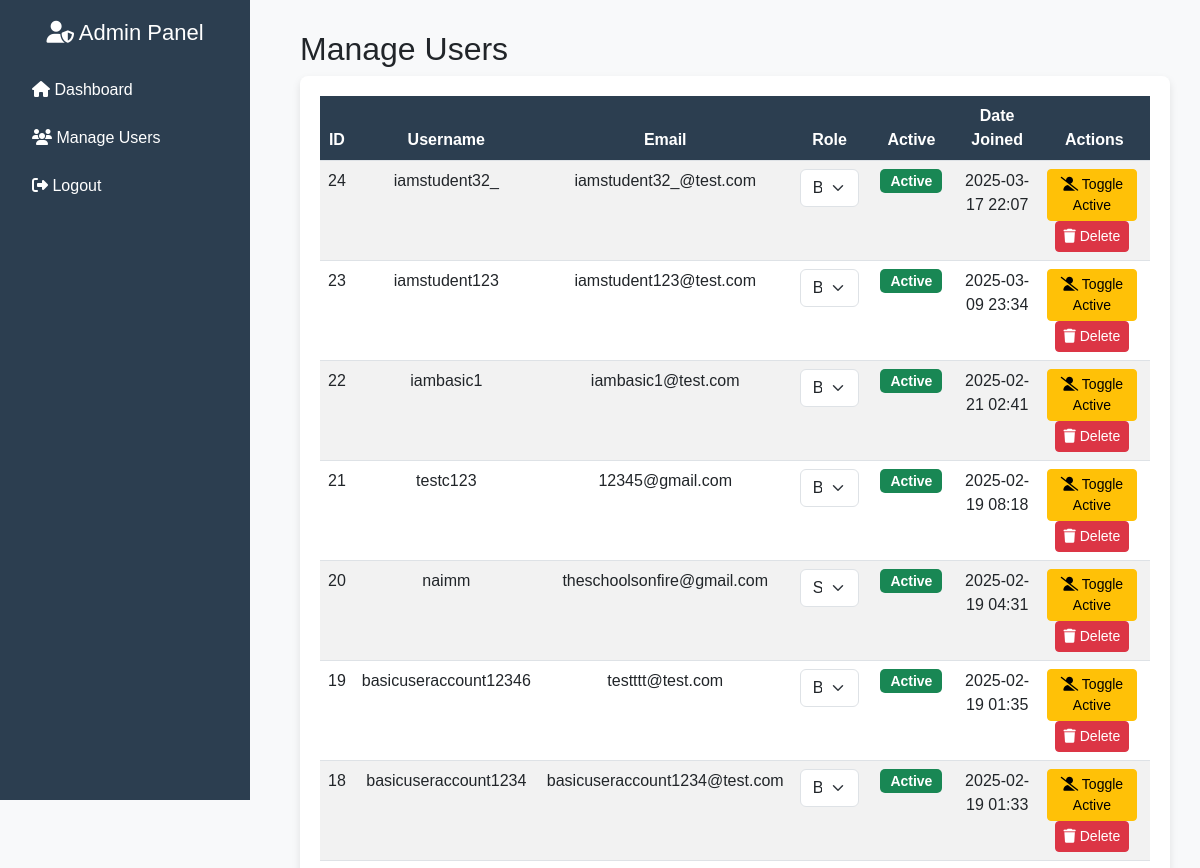
Page /accounts/admin/users/ (signed in, upper part) on the earlier database version.
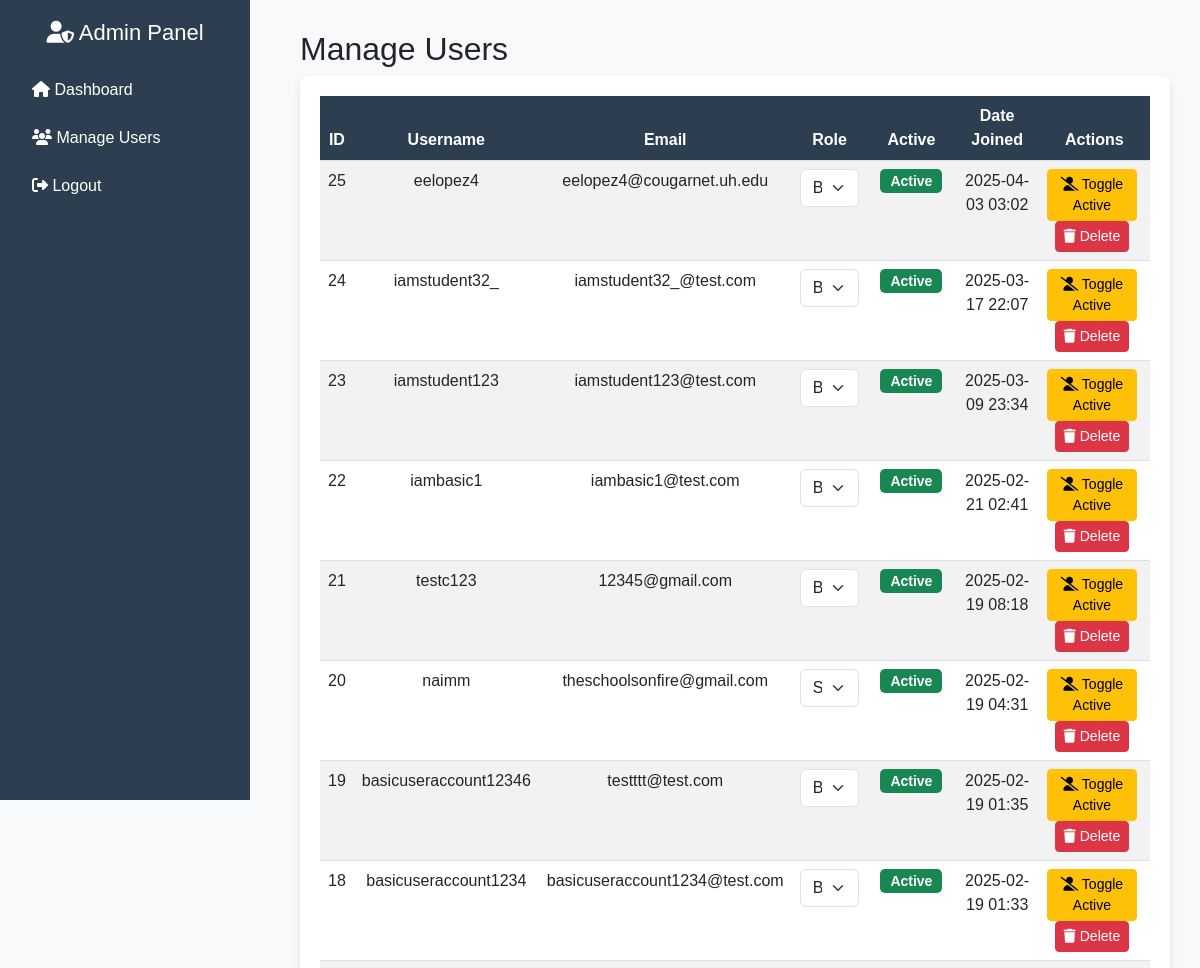
Same page on the later database version.
### accounts/models.py (models this page shows, shortened)
class User(AbstractUser):
    ROLE_CHOICES = [
        ('basic', 'Basic'),
        ('staff', 'Staff'),
        ('admin', 'Admin'),
    ]
    role = models.CharField(max_length=10, choices=ROLE_CHOICES, default='basic')

### accounts/views.py (the view)
# urls.py: path('admin/users/', admin_users_view, name='admin_users'), # accounts url
@login_required
def admin_users_view(request):
    if request.user.role == "admin":  # Only admins can access this
        users = User.objects.all().order_by('-date_joined')  # Fetch all users for admin view
        return render(request, 'accounts/admin_users.html', {'users': users})
    elif request.user.role == "staff":  # If the user is staff
        users = User.objects.filter(role__in=["basic", "staff"]).order_by('-date_joined')
        return render(request, 'accounts/staff_users.html', {'users': users})
    else:
        return redirect('/accounts/basic_home/')

### accounts/templates/accounts/admin_users.html (shortened to what this page needs)
<!DOCTYPE html>
<html lang="en">
<head>
    <link href="https://cdn.jsdelivr.net/npm/bootstrap@5.3.0/dist/css/bootstrap.min.css" rel="stylesheet">
</head>
<body>
    <div class="sidebar">
        <h2><i class="fas fa-user-shield"></i> Admin Panel</h2>
        <ul>
            <li><a href="/admin/"><i class="fas fa-home"></i> Dashboard</a></li>
            <li><a href="/accounts/admin/users/"><i class="fas fa-users"></i> Manage Users</a></li>
            <li><a href="/accounts/logout/"><i class="fas fa-sign-out-alt"></i> Logout</a></li>
        </ul>
    </div>
    <div class="main-content">
        <h2>Manage Users</h2>
        <div class="table-container">
            <table class="table table-striped">
                <thead>
                    <tr>
                        <th>ID</th>
                        <th>Username</th>
                        <th>Email</th>
                        <th>Role</th>
                        <th>Active</th>
                        <th>Date Joined</th>
                        <th>Actions</th>
                    </tr>
                </thead>
                <tbody>
                    {% for user in users %}
                    <tr>
                        <td>{{ user.id }}</td>
                        <td>{{ user.username }}</td>
                        <td>{{ user.email }}</td>
                        <td>
                            <form method="post" action="{% url 'change_role' user.id %}">
                                <select name="new_role" class="form-select" onchange="this.form.submit()">
                                    <option value="basic" {% if user.role == 'basic' %}selected{% endif %}>Basic</option>
                                    <option value="staff" {% if user.role == 'staff' %}selected{% endif %}>Staff</option>
                                </select>
                            </form>
                        </td>
                        <td>
                            {% if user.is_active %}
                                <span class="badge bg-success">Active</span>
                            {% else %}
                                <span class="badge bg-danger">Inactive</span>
                            {% endif %}
                        </td>
                        <td>{{ user.date_joined|date:"Y-m-d H:i" }}</td>
                        <td>
                            <form method="post" action="{% url 'deactivate_user' user.id %}" id="deactivate-form-{{ user.id }}" style="display:inline;">
                                <button type="button" class="btn btn-warning btn-sm btn-action" onclick="confirmDeactivate('{{ user.id }}')">
                                    <i class="fas fa-user-slash"></i> Toggle Active
                                </button>
                            </form>
                            <form method="post" action="{% url 'delete_user' user.id %}" id="delete-form-{{ user.id }}" style="display:inline;">
                                <button type="button" class="btn btn-danger btn-sm btn-action" onclick="confirmDelete('{{ user.id }}')">
                                    <i class="fas fa-trash"></i> Delete
                                </button>
                            </form>
                        </td>
                    </tr>
                    {% empty %}
                    <tr>
                        <td colspan="7" class="text-center">No users found.</td>
                    </tr>
                    {% endfor %}
                </tbody>
            </table>
        </div>
    </div>
</body>
</html>

### accounts/templates/accounts/admin_users.html (style rules this page uses)
body { display: flex; background: #f8f9fa; font-family: 'Poppins', sans-serif; margin: 0; }
.sidebar { width: 250px; height: 100vh; background: #2c3e50; color: white; position: fixed; padding: 20px; }
.sidebar h2 { text-align: center; font-size: 22px; margin-bottom: 20px; }
.sidebar ul { list-style: none; padding: 0; }
.sidebar ul li { padding: 12px; text-align: left; transition: 0.3s; }
.sidebar ul li a { color: white; text-decoration: none; display: block; font-size: 16px; }
.main-content { margin-left: 270px; padding: 30px; width: calc(100% - 270px); }
.table-container { background: white; padding: 20px; border-radius: 8px; box-shadow: 0px 4px 8px rgba(0, 0, 0, 0.1); }
.table th { background: #2c3e50; color: white; text-align: center; }
.table td { text-align: center; }
.badge { padding: 5px 10px; border-radius: 5px; font-size: 14px; }
.btn-action { margin-right: 5px; }

Differences in the rows shown:
added User: id "25", username "eelopez4", email "eelopez4@cougarnet.uh.edu", new_role "Basic", is_active "Active", date_joined "2025-04-03 03:02"
